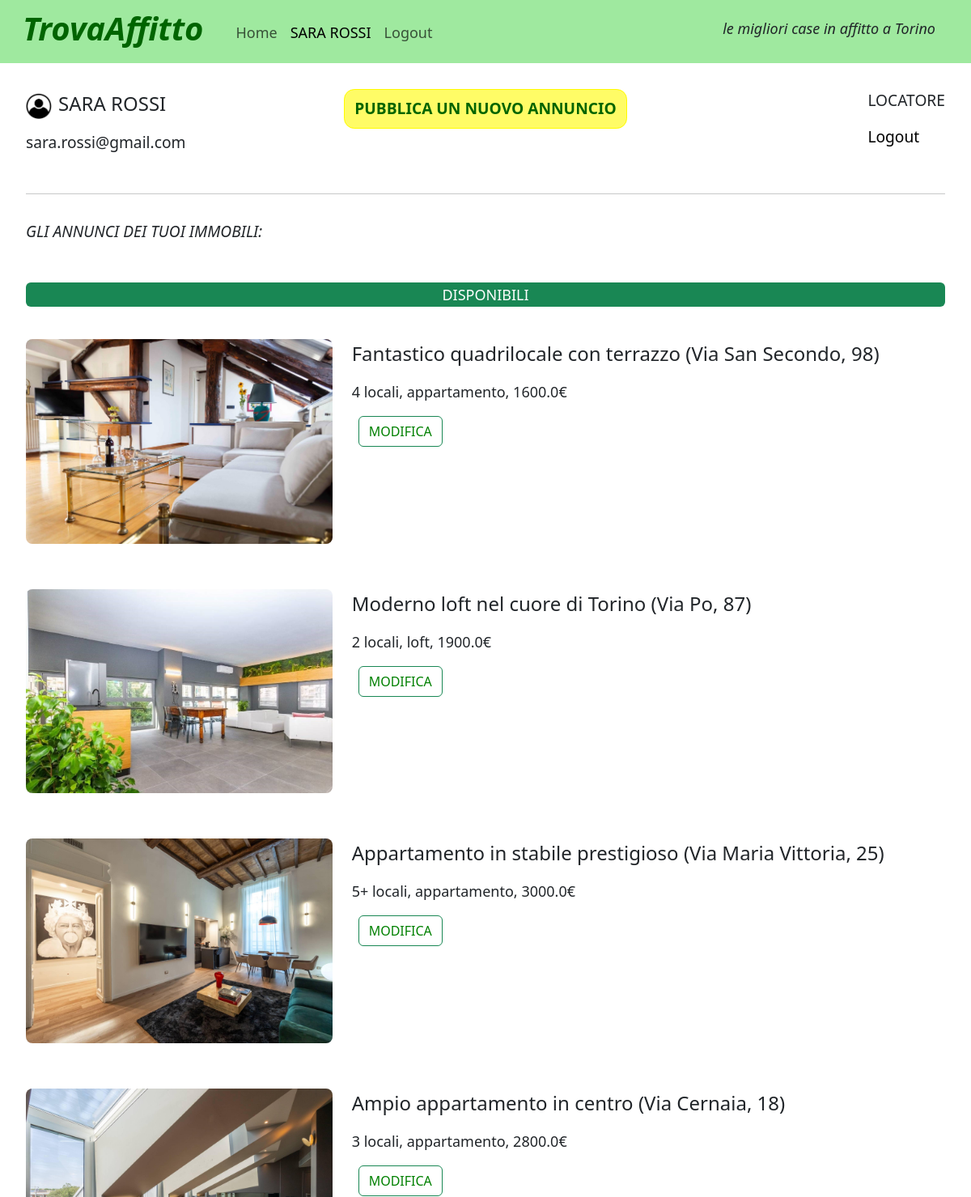
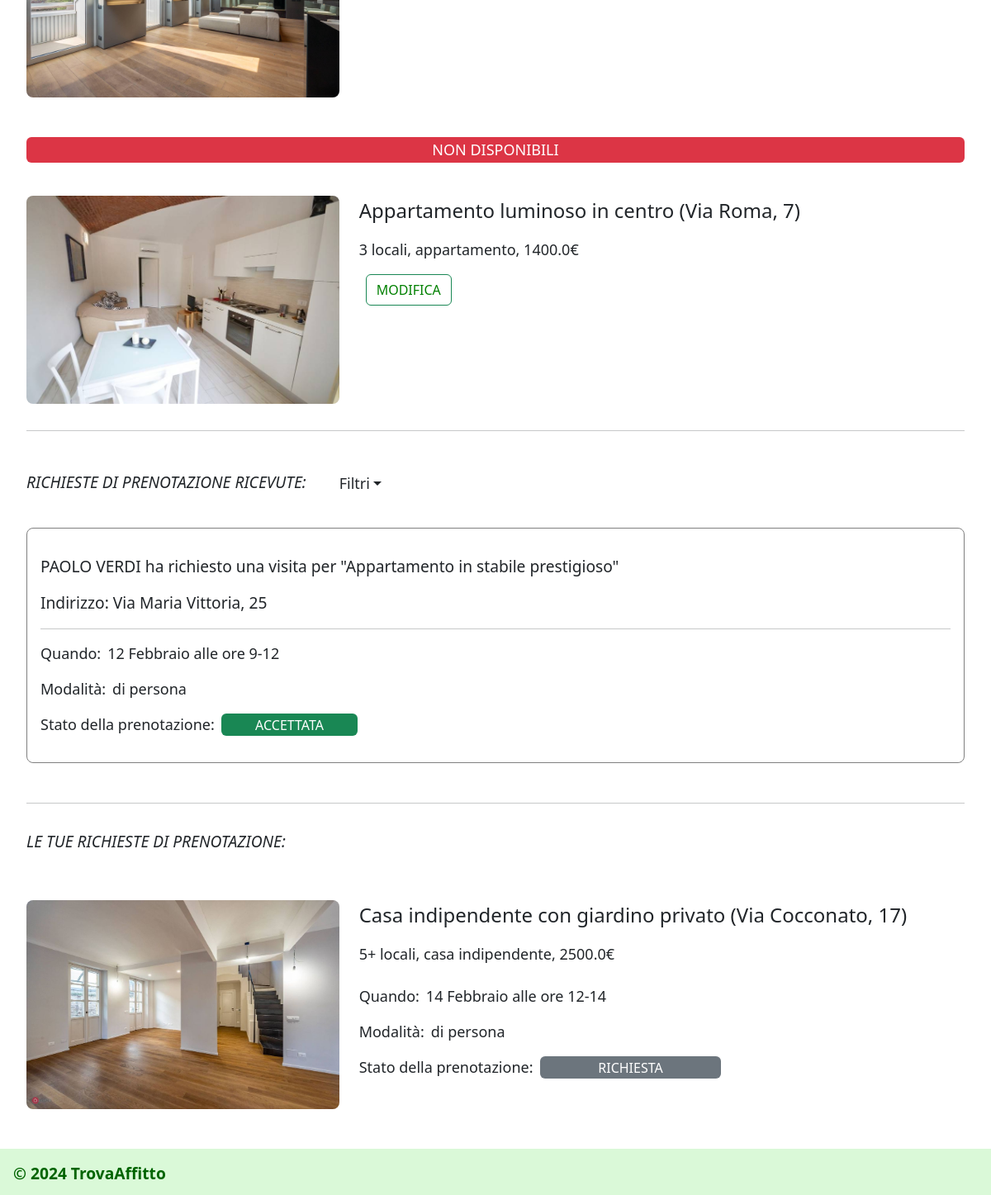
Page /profile/4?filtro=accettata (signed in) on the committed database (2 pictures, top to bottom).
### tables this page shows
CREATE TABLE "utenti" (
	"email"	TEXT NOT NULL UNIQUE,
	"nome"	TEXT NOT NULL,
	"cognome"	TEXT NOT NULL,
	"password"	TEXT NOT NULL,
	"tipologia_utente"	TEXT NOT NULL,
	"id"	INTEGER,
	PRIMARY KEY("id" AUTOINCREMENT)
);

CREATE TABLE "foto" (
	"id_foto"	INTEGER,
	"id_annuncio"	INTEGER NOT NULL,
	"foto_annuncio"	TEXT NOT NULL,
	FOREIGN KEY("id_annuncio") REFERENCES "annunci"("id"),
	PRIMARY KEY("id_foto" AUTOINCREMENT)
);

CREATE TABLE "annunci" (
	"id"	INTEGER NOT NULL UNIQUE,
	"titolo"	TEXT NOT NULL,
	"tipologia"	TEXT NOT NULL,
	"locali"	INTEGER NOT NULL,
	"descrizione"	TEXT NOT NULL,
	"prezzo"	REAL NOT NULL,
	"arredata"	INTEGER NOT NULL,
	"disponibilita"	INTEGER NOT NULL,
	"indirizzo"	TEXT NOT NULL,
	"id_locatore"	INTEGER NOT NULL,
	PRIMARY KEY("id" AUTOINCREMENT),
	FOREIGN KEY("id_locatore") REFERENCES "utenti"("id")
);

CREATE TABLE "prenotazioni" (
	"id"	INTEGER,
	"modalita"	TEXT NOT NULL,
	"data"	TEXT NOT NULL,
	"orario"	TEXT NOT NULL,
	"stato"	TEXT NOT NULL,
	"id_utente"	INTEGER NOT NULL,
	"id_annuncio"	INTEGER NOT NULL,
	"motivo_rifiuto"	TEXT,
	"id_locatore"	INTEGER NOT NULL,
	FOREIGN KEY("id_utente") REFERENCES "utenti"("id"),
	FOREIGN KEY("id_annuncio") REFERENCES "annunci"("id"),
	PRIMARY KEY("id")
);

### app.py (the view)
@app.route('/profile/<int:id>')
@login_required
def profile(id):
    prenotazioni_utente_db = prenotazioni_dao.get_prenotazioni_utente(id)
    prenotazioni = [dict(row) for row in prenotazioni_utente_db] #copia i dati ottenuti dal db in una lista di dizionari, in modo che siano modificabili
    for prenotazione in prenotazioni:
        foto_db = foto_dao.get_foto_annuncio(prenotazione['id_annuncio']) #prende le foto della tabella 'foto' associate al id_annuncio
        if (len(foto_db)>0):
            prenotazione['foto1']=foto_db[0]['foto_annuncio'] #aggiunge un campo 'foto1' al dizionario che contiene la prima foto dell'annuncio
    if current_user.tipologia_utente=='locatore':
        annunci_locatore_db = annunci_dao.get_annunci_locatore(id)
        annunci = [dict(row) for row in annunci_locatore_db] #copia i dati ottenuti dal db in una lista di dizionari, in modo che siano modificabili
        for annuncio in annunci:
            foto_db = foto_dao.get_foto_annuncio(annuncio['id']) #prende le foto della tabella 'foto' associate al id_annuncio
            if (len(foto_db)>0):
                annuncio['foto1']=foto_db[0]['foto_annuncio']
        disponibili = []
        no_disponibili = []
        for annuncio in annunci:
            if annuncio['disponibilita']==1:
                disponibili.append(annuncio)
            elif annuncio['disponibilita']==0:
                no_disponibili.append(annuncio)
        filtro = request.args.get('filtro')
        if not filtro:
            prenotazioni_locatore_db = prenotazioni_dao.get_prenotazioni_locatore_ricevute(id)
            filtro=None
        elif filtro=='accettata' or filtro=='rifiutata' or filtro=='richiesta':
            filtro_query = {'id_locatore':current_user.id, 'stato':filtro}
            prenotazioni_locatore_db = prenotazioni_dao.get_prenotazioni_locatore_filtrate(filtro_query)
        return render_template('profile.html', prenotazioni = prenotazioni, annunci = annunci, disponibili = disponibili, no_disponibili = no_disponibili, prenotazioni_locatore = prenotazioni_locatore_db, filtro = filtro)
    return render_template('profile.html', prenotazioni = prenotazioni)

### templates/profile.html (shortened to what this page needs)
{% extends "base.html" %}
{% block logout %}
<li class="nav-item">
    <a class="nav-link" href="{{url_for('logout')}}">Logout</a>
</li>
{% endblock %}
{% block content %}
{% if current_user.is_authenticated %}
    <aside id="profilo" class="row g-0">
        <div class="col-lg-2 col-sm-6">
            <div id="profilo-nome">
                <img src="{{url_for('static', filename='icona-utente.jpg')}}" alt="Icona utente" id="img-utente">
                <p id="nome-utente">{{current_user.nome.upper()}} {{current_user.cognome.upper()}}</p>
            </div>
            <p class="info-utente">{{current_user.email}}</p>
        </div>
        {% if current_user.tipologia_utente=='locatore' %}
        <div class="col-lg-8 col-sm-12" id="button-crea-div">
            <button type="button" class="btn" data-bs-toggle="modal" data-bs-target="#staticBackdrop" id="button-crea">PUBBLICA UN NUOVO ANNUNCIO</button>
        </div>
        {% endif %}
        <div class="col-lg-2 col-sm-6" id="tipologia-utente-div">
            <p class="info-utente">{{current_user.tipologia_utente.upper()}}</p>
            <p class="info-utente"><a id="link-logout" href="{{url_for('logout')}}">Logout</a></p>
        </div>
    </aside>
    <main class="my-main">
        {% if current_user.tipologia_utente=='locatore' %}
        <section>
            <hr>
            {% if annunci|length==0 %}
            <p class="title-richieste">Non sono presenti annunci</p>
            {% else %}
            <p class="title-richieste">GLI ANNUNCI DEI TUOI IMMOBILI:</p>
            {% if disponibili|length>0 %}
                <span class="badge text-bg-success">DISPONIBILI</span>
                {% for annuncio in disponibili %}
                <article class="row g-0">
                    <div class="col-lg-4 col-sm-12">
                        <a href="{{url_for('annuncio', id=annuncio.id)}}">
                            <img src="{{url_for('static', filename=annuncio.foto1)}}" class="img-casa-richiesta" alt="Immagine casa">
                        </a>
                    </div>
                    <div class="col-lg-8 col-sm-12 ps-lg-4">
                        <p class="richiesta-titolo">{{annuncio.titolo}} ({{annuncio.indirizzo}})</p>
                        {% if annuncio.locali==5 and annuncio.tipologia!='indipendente' %} <p class="richiesta-sottotitolo">5+ locali, {{annuncio.tipologia}}, {{annuncio.prezzo}}€</p>
                        {% elif annuncio.locali==5 and annuncio.tipologia=='indipendente' %} <p class="richiesta-sottotitolo">5+ locali, casa indipendente, {{annuncio.prezzo}}€</p>
                        {% elif annuncio.locali!=5 and annuncio.tipologia=='indipendente' %} <p class="richiesta-sottotitolo">{{annuncio.locali}} locali, casa indipendente, {{annuncio.prezzo}}€</p>
                        {% else %}<p class="richiesta-sottotitolo">{{annuncio.locali}} locali, {{annuncio.tipologia}}, {{annuncio.prezzo}}€</p>{% endif %}
                        <button class="btn btn-outline-success mybtn ms-2"><a href="{{url_for('annuncio', id=annuncio.id)}}" class="button-modifica">MODIFICA</a></button>
                    </div>
                </article>
                {% endfor %}
            {% endif %}
            {% if no_disponibili|length>0 %}
                <span class="badge text-bg-danger">NON DISPONIBILI</span>
                {% for annuncio in no_disponibili %}
                <article class="row g-0">
                    <div class="col-lg-4 col-sm-12">
                        <a href="{{url_for('annuncio', id=annuncio.id)}}">
                            <img src="{{url_for('static', filename=annuncio.foto1)}}" class="img-casa-richiesta" alt="Immagine casa">
                        </a>
                    </div>
                    <div class="col-lg-8 col-sm-12 ps-lg-4">
                        <p class="richiesta-titolo">{{annuncio.titolo}} ({{annuncio.indirizzo}})</p>
                        {% if annuncio.locali==5 and annuncio.tipologia!='indipendente' %} <p class="richiesta-sottotitolo">5+ locali, {{annuncio.tipologia}}, {{annuncio.prezzo}}€</p>
                        {% elif annuncio.locali==5 and annuncio.tipologia=='indipendente' %} <p class="richiesta-sottotitolo">5+ locali, casa indipendente, {{annuncio.prezzo}}€</p>
                        {% elif annuncio.locali!=5 and annuncio.tipologia=='indipendente' %} <p class="richiesta-sottotitolo">{{annuncio.locali}} locali, casa indipendente, {{annuncio.prezzo}}€</p>
                        {% else %}<p class="richiesta-sottotitolo">{{annuncio.locali}} locali, {{annuncio.tipologia}}, {{annuncio.prezzo}}€</p>{% endif %}
                        <button class="btn btn-outline-success mybtn ms-2"><a href="{{url_for('annuncio', id=annuncio.id)}}" class="button-modifica">MODIFICA</a></button>
                    </div>
                </article>
                {% endfor %}
            {% endif %}
            {% endif %}
        </section>
        <hr>
        <section>
            <div class="row g-0" id="richieste-filtro">
                <div class="col-lg-4 col-md-6">
                    {% if prenotazioni_locatore|length==0 %}
                        {% if filtro==None %}<p class="title-richieste pb-2">Non hai ricevuto richieste di prenotazione</p>
                        {% else %}<p class="title-richieste pb-2">Non hai prenotazioni in stato '{{filtro}}'</p>{% endif %}
                    {% else %}
                        <p class="title-richieste">RICHIESTE DI PRENOTAZIONE RICEVUTE:</p>
                    {% endif %}
                </div>
                <div class="col-lg-8 col-md-6">
                    <a class="nav-link dropdown-toggle" role="button" data-bs-toggle="dropdown" aria-expanded="false">Filtri</a>
                </div>
            {% if prenotazioni_locatore|length>0 %}
            {% for prenotazione in prenotazioni_locatore %}
            <article id="box-prenotazione">
                <div id="container-prenotazione">
                    <p class="richiesta-titolo-locatore">{{prenotazione.nome.upper()}} {{prenotazione.cognome.upper()}} ha richiesto una visita per "{{prenotazione.titolo}}"</p>
                    <p class="richiesta-sottotitolo-locatore">Indirizzo: {{prenotazione.indirizzo}}</p>
                    <hr>
                    <div class="row g-0">
                        <div class="col-lg-6 col-md-12">
                            <ul class="elenco-profilo">
                                {% set mesi = ['Gennaio', 'Febbraio', 'Marzo', 'Aprile', 'Maggio', 'Giugno', 'Luglio', 'Agosto', 'Settembre', 'Ottobre', 'Novembre', 'Dicembre'] %}
                                {% set data = prenotazione.data.split('-') %}
                                <li>Quando: <p class="info-prenotazione">{{data[2]}} {{mesi[data[1]|int-1]}} alle ore {{prenotazione.orario}}</p></li>
                                <li>Modalità:<p class="info-prenotazione">{% if prenotazione.modalita=='persona' %}di persona {% elif prenotazione.modalita=='remoto' %}da remoto {% endif %}</p></li>
                                <li>Stato della prenotazione:
                                    {% if prenotazione.stato=='richiesta' %} <span class="badge text-bg-secondary" id="badge-disponibilita">
                                    {% elif prenotazione.stato=='accettata' %} <span class="badge text-bg-success" id="badge-disponibilita">
                                    {% elif prenotazione.stato=='rifiutata' %} <span class="badge text-bg-danger" id="badge-disponibilita">
                                    {% endif %} {{prenotazione.stato.upper()}}</span>
                                </li>
                            </ul>
                        </div>
                        <div class="col-lg-6 col-md-12">
                        </div>
                    </div>
                </div>
            </article>
            {% endfor %}
            {% endif %}
        </section>
        {% endif %}
        <hr>
        <section>
            {% if prenotazioni|length==0 %}
            <p class="title-richieste">Non hai ancora effettuato richieste di prenotazione</p>
            {% else %}
            <p class="title-richieste">LE TUE RICHIESTE DI PRENOTAZIONE:</p>
            {% for prenotazione in prenotazioni %}
            <article class="row g-0">
                <div class="col-lg-4 col-sm-12">
                    <a href="{{url_for('annuncio', id=prenotazione.id_annuncio)}}">
                        <img src="{{url_for('static', filename=prenotazione.foto1)}}" class="img-casa-richiesta" alt="Immagine casa">
                    </a>
                </div>
                <div class="col-lg-8 col-sm-12 ps-lg-4">
                    <p class="richiesta-titolo">{{prenotazione.titolo}} ({{prenotazione.indirizzo}})</p>
                    {% if prenotazione.locali==5 and prenotazione.tipologia!='indipendente' %} <p class="richiesta-sottotitolo">5+ locali, {{prenotazione.tipologia}}, {{prenotazione.prezzo}}€</p>
                    {% elif prenotazione.locali==5 and prenotazione.tipologia=='indipendente' %} <p class="richiesta-sottotitolo">5+ locali, casa indipendente, {{prenotazione.prezzo}}€</p>
                    {% elif prenotazione.locali!=5 and prenotazione.tipologia=='indipendente' %} <p class="richiesta-sottotitolo">{{prenotazione.locali}} locali, casa indipendente, {{prenotazione.prezzo}}€</p>
                    {% else %}<p class="richiesta-sottotitolo">{{prenotazione.locali}} locali, {{prenotazione.tipologia}}, {{prenotazione.prezzo}}€</p>{% endif %}
                    <ul class="elenco-profilo mt-4">
                        {% set mesi = ['Gennaio', 'Febbraio', 'Marzo', 'Aprile', 'Maggio', 'Giugno', 'Luglio', 'Agosto', 'Settembre', 'Ottobre', 'Novembre', 'Dicembre'] %}
                        {% set data = prenotazione.data.split('-') %}
                        <li>Quando: <p class="info-prenotazione">{{data[2]}} {{mesi[data[1]|int-1]}} alle ore {{prenotazione.orario}}</p></li>
                        <li>Modalità:<p class="info-prenotazione">{% if prenotazione.modalita=='persona' %}di persona {% elif prenotazione.modalita=='remoto' %}da remoto {% endif %}</p></li>
                        <li>Stato della prenotazione:
                            {% if prenotazione.stato=='richiesta' %}<span class="badge text-bg-secondary" id="badge-disponibilita">
                            {% elif prenotazione.stato=='accettata' %}<span class="badge text-bg-success" id="badge-disponibilita">
                            {% elif prenotazione.stato=='rifiutata' %}<span class="badge text-bg-danger" id="badge-disponibilita">
                            {% endif %} {{prenotazione.stato.upper()}}</span>
                        </li>
                    </ul>
                </div>
            </article>
            {% endfor %}
            {% endif %}
        </section>
    </main>
{% endif %}
{% endblock %}

### templates/base.html (shortened to what this page needs)
<!DOCTYPE html>
<html lang="en">
<head>
    <link href="https://cdn.jsdelivr.net/npm/bootstrap@5.3.2/dist/css/bootstrap.min.css" rel="stylesheet">
    <link rel="stylesheet" href="{{url_for('static', filename='style.css')}}">
</head>
<body>
  <header id="myheader">
      <nav class="navbar navbar-expand-lg mb-2" id="mynav">
          <div class="container-fluid">
            <h1 id="mytitle">TrovaAffitto</h1>
            <div class="collapse navbar-collapse" id="navbarSupportedContent">
              <ul class="navbar-nav mb-2">
                <li class="nav-item">
                  <a class="nav-link {% if request.path=='/' %} active {% endif %}" href="{{url_for('home')}}">Home</a>
                </li>
                {% if not current_user.is_authenticated %}
                <li class="nav-item">
                  <a class="nav-link {% if request.path=='/login' %} active {% endif %}" href="{{url_for('login')}}">Login</a>
                </li>
                {% else %}
                <li class="nav-item">
                  <a class="nav-link {% if request.path=='/profile/'~current_user.id %} active {% endif %}" href="{{url_for('profile', id=current_user.id)}}">{{current_user.nome.upper()}} {{current_user.cognome.upper()}}</a>
                </li>
                {% endif %}
                {% block logout %}{% endblock %}
              </ul>
            </div>
            <p id="descrizione-navbar">le migliori case in affitto a Torino</p>
          </div>
      </nav>
  </header>
  <div class="content">
    {% block content %}
    {% endblock %}
  </div>
  <footer>
    <p>© 2024 TrovaAffitto</p>
  </footer>
</body>
</html>

### rows in the picture
utenti: nome "SARA", cognome "ROSSI", email "sara.rossi@gmail.com", tipologia_utente "LOCATORE"
foto: foto_annuncio (picture)
annunci: titolo "Fantastico quadrilocale con terrazzo", indirizzo "Via San Secondo, 98", tipologia "appartamento", prezzo "1600.0"
foto: foto_annuncio (picture)
annunci: titolo "Moderno loft nel cuore di Torino", indirizzo "Via Po, 87", tipologia "loft", prezzo "1900.0"
foto: foto_annuncio (picture)
annunci: titolo "Appartamento in stabile prestigioso", indirizzo "Via Maria Vittoria, 25", tipologia "appartamento", prezzo "3000.0"
foto: foto_annuncio (picture)
annunci: titolo "Ampio appartamento in centro", indirizzo "Via Cernaia, 18", tipologia "appartamento", prezzo "2800.0"
foto: foto_annuncio (picture)
annunci: titolo "Appartamento luminoso in centro", indirizzo "Via Roma, 7", tipologia "appartamento", prezzo "1400.0"
prenotazioni: nome "PAOLO", cognome "VERDI", titolo "Appartamento in stabile prestigioso", indirizzo "Via Maria Vittoria, 25", data "12", mesi "Febbraio", orario "9-12", modalita "di persona", stato "ACCETTATA"
foto: foto_annuncio (picture)
annunci: titolo "Casa indipendente con giardino privato", indirizzo "Via Cocconato, 17", prezzo "2500.0"
prenotazioni: orario "12-14", stato "RICHIESTA"

### other values in the picture
{{ annuncio.locali }} "4" "2" "3"
{{ annuncio.locali }} "3"
{{ data[2] }} "14"
{{ mesi[data[1]|int-1] }} "Febbraio"
